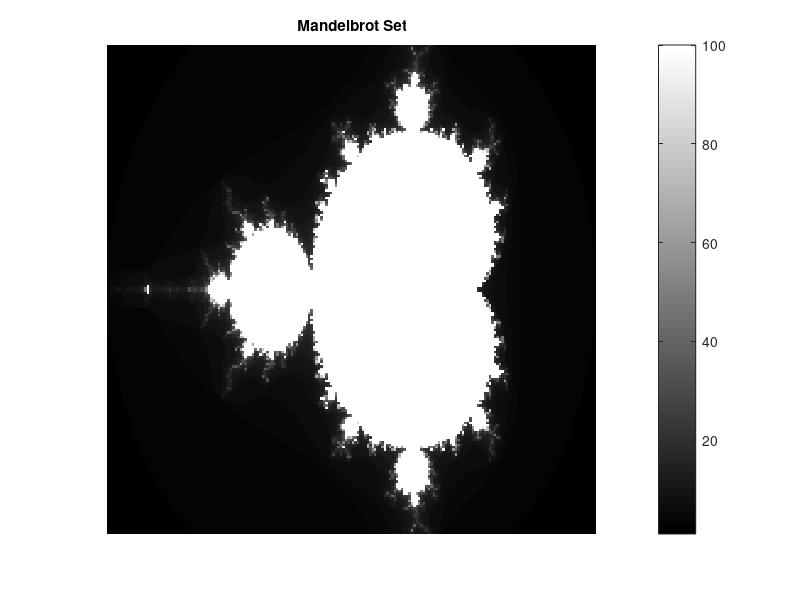
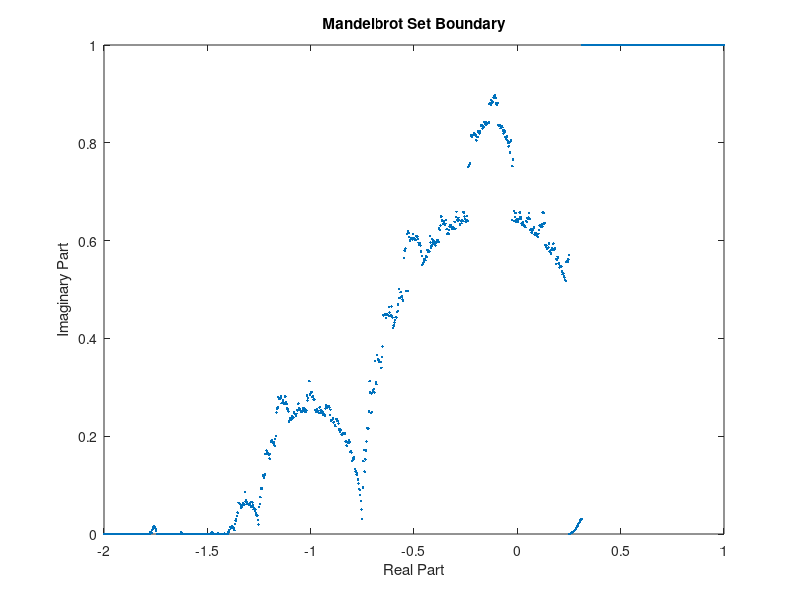
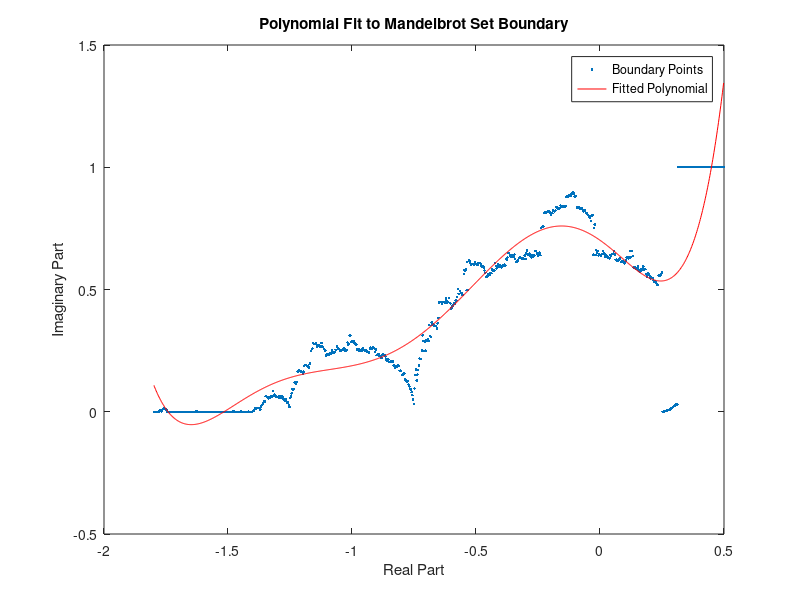

MATLAB code to generate these figures, in order:
% AMS595 - Assignment2
% Amol Arora, 116491705

% mandelbrot_boundary_analysis.m

% I have created a folder to save the results
folder_name = 'mandelbrot_results';
if ~exist(folder_name, 'dir')
    mkdir(folder_name);
end

%% 1. Mandelbrot Set Function
% This function calculates the number of iterations a point 'c' in the complex plane
% takes to escape the Mandelbrot set (up to 100 iterations).

function it = fractal(c)
    z = 0;
    for it = 1:100
        z = z^2 + c;
        if abs(z) > 2.0 % If the magnitude of z exceeds 2, it escapes the Mandelbrot set
            return;
        end
    end
    it = 100; % If the loop completes, return 100 (indicates the point is within the set)
end

%% 2. Mandelbrot Set Visualization
% Now, I Generate a grid of complex numbers (x + iy) over the region of interest

N = 200; % Resolution (number of points in each axis)
x = linspace(-2.0, 1.0, N);
y = linspace(-1.0, 1.0, N);
[X, Y] = meshgrid(x, y);
C = X + Y * 1i;

IT = zeros(N, N);
for i = 1:N
    for j = 1:N
        IT(i, j) = fractal(C(i, j)); % Here, I store the iteration count for each point
    end
end

figure;
imshow(IT, []);
colormap(jet);
colorbar;
title('Mandelbrot Set');
saveas(gcf, fullfile(folder_name, 'mandelbrot_set.png'));

%% 3. Bisection Method
function m = bisection(fn_f, s, e)
    tol = 1e-10; % I am using tolerance, instead of strict equality for breaking loop

    while abs(e - s) > tol
        m = (s + e) / 2;
        if fn_f(m) == 0 % If the function at the midpoint is zero, we found the exact root
            return; % Exact solution found
        elseif fn_f(m) * fn_f(s) > 0
            s = m;
        else
            e = m;
        end
    end
end

%% 4. Find the Fractal Boundary
% Here, I compute the boundary of the Mandelbrot set by applying the bisection method
% along the real axis for various x-values, estimating the corresponding y-values on the boundary.

x_values = linspace(-2, 1, 1000);
y_boundary = zeros(size(x_values));

for i = 1:length(x_values)
    x = x_values(i);
    % Fix indicator function logic
    indicator_fn = @(y) (fractal(x + 1i * y) == 100) * 2 - 1;
    y_boundary(i) = bisection(indicator_fn, 0, 1);
end

figure;
plot(x_values, y_boundary, '.');
title('Mandelbrot Set Boundary');
xlabel('Real Part');
ylabel('Imaginary Part');
saveas(gcf, fullfile(folder_name, 'boundary_points.png'));

%% 5. Polynomial Fit
valid_indices = (x_values > -1.8) & (x_values < 0.5); % I filter out some extreme values

% I extract valid x & y values.
x_fit = x_values(valid_indices);
y_fit = y_boundary(valid_indices);

% Reducing polynomial degree to avoid overfitting
p = polyfit(x_fit, y_fit, 7);

% Generate smooth curve for plotting the fitted polynomial
x_plot = linspace(min(x_fit), max(x_fit), 1000);
y_plot = polyval(p, x_plot);

% Plotting the boundary points and the fitted polynomial
figure;
plot(x_fit, y_fit, '.', x_plot, y_plot, 'r-');
legend('Boundary Points', 'Fitted Polynomial');
title('Polynomial Fit to Mandelbrot Set Boundary');
xlabel('Real Part');
ylabel('Imaginary Part');
saveas(gcf, fullfile(folder_name, 'polynomial_fit.png'));

%% 6. Curve Length Calculation

% This function calculates the length of a polynomial curve by integrating the square root of
% (1 + (dy/dx)^2) over the interval [s, e]. The derivative of the polynomial is used for dy/dx.
function l = poly_len(p, s, e)
    dp = polyder(p);
    ds = @(x) sqrt(1 + polyval(dp, x).^2);
    l = integral(ds, s, e);
end

%% 7. Calculate Boundary Length

% Here, I calculate the length of the fitted boundary curve using the polynomial fit
s = min(x_fit);
e = max(x_fit);
boundary_length = poly_len(p, s, e);
fprintf('Approximate length of the Mandelbrot set boundary: %.4f\n', boundary_length);

% Saving results
results_file = fullfile(folder_name, 'results.txt');
fid = fopen(results_file, 'w');
fprintf(fid, 'Approximate length of the Mandelbrot set boundary: %.4f\n', boundary_length);
fprintf(fid, '\nPolynomial coefficients:\n');
fprintf(fid, '%.6e\n', p);
fclose(fid);

% Saving workspace
save(fullfile(folder_name, 'workspace.mat'));

disp(['Results saved in folder: ' folder_name]);